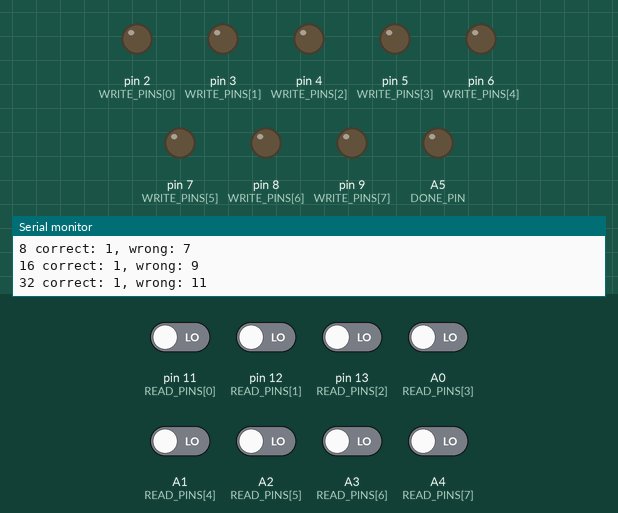
Simulated run of this sketch. Board: Arduino Uno, built with avr-gcc and run on an emulated ATmega328P. Shown: output pins drawn as LEDs (lit = HIGH), the last lines printed to the serial monitor. The inputs (shaded band) are chosen by the test bench; at power-on: A0 (READ_PINS[3]), A1 (READ_PINS[4]), A2 (READ_PINS[5]), A3 (READ_PINS[6]), A4 (READ_PINS[7]), pin 11 (READ_PINS[0]), pin 12 (READ_PINS[1]), pin 13 (READ_PINS[2]) LOW. Pins used as bus, display or sensor lines are not drawn.

Above: at 0.15 s.
At 1.11 s:
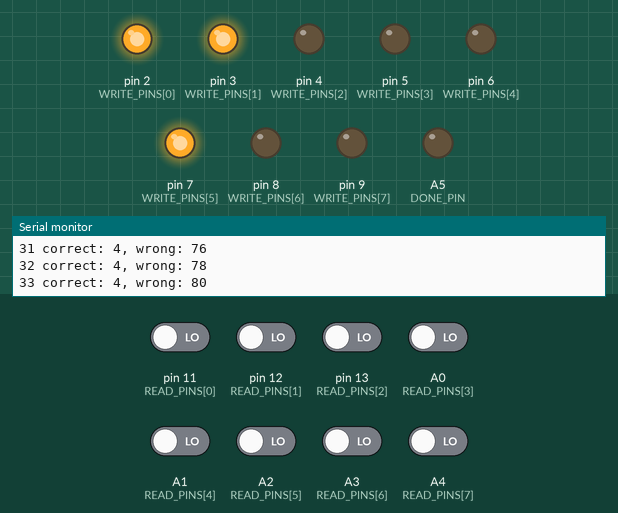
At 2.04 s:
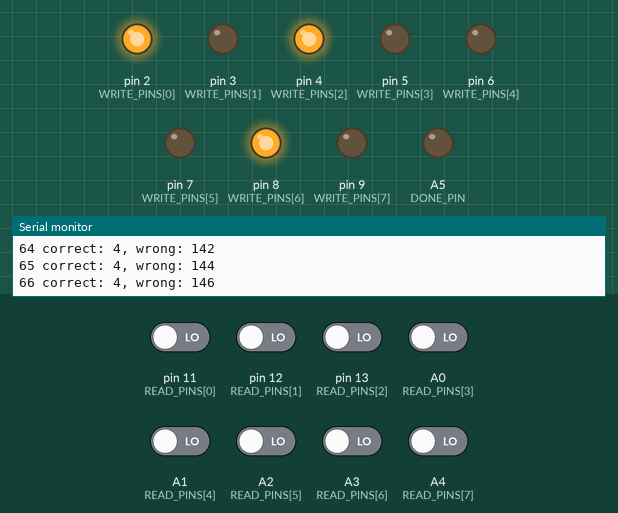
At 3.93 s:
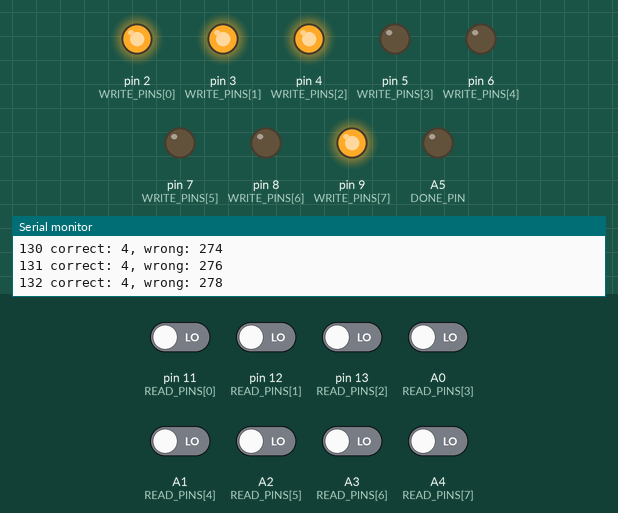
At 5.53 s:
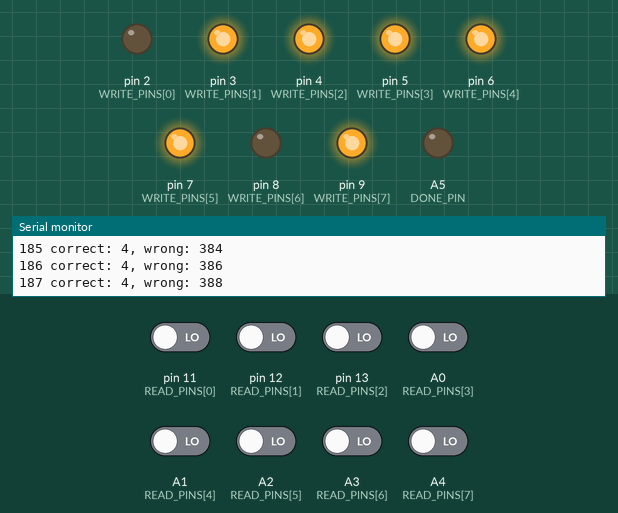
At 7.5 s:
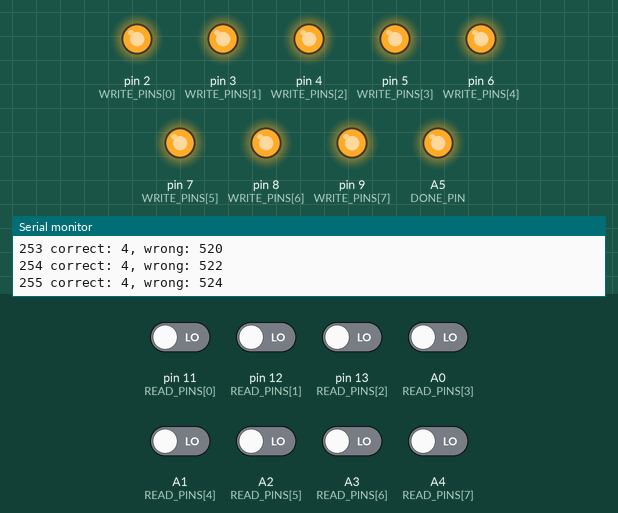
Timing chart, 0 to 9.0 s (numbered marks = the images above):
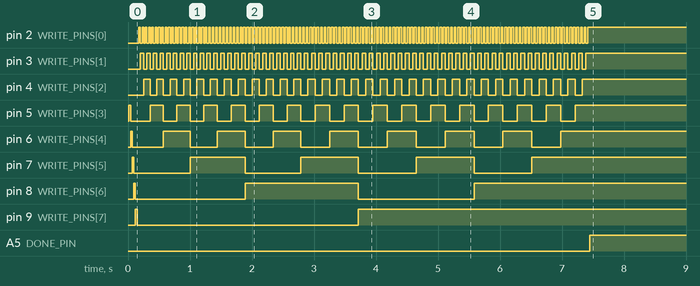

Measured:
- by itself, pin 2 (WRITE_PINS[0]): alternates HIGH for 0.03 s and LOW for 0.03 s, 255 changes in all, then stays HIGH
- by itself, pin 3 (WRITE_PINS[1]): alternates HIGH for 0.06 s and LOW for 0.06 s, 127 changes in all, then stays HIGH
- by itself, pin 4 (WRITE_PINS[2]): alternates HIGH for 0.12 s and LOW for 0.12 s, 63 changes in all, then stays HIGH
- by itself, pin 5 (WRITE_PINS[3]): goes HIGH 0.02 s, LOW 0.32 s, 15 × (HIGH 0.21 s, LOW 0.22 s), then HIGH
- by itself, pin 6 (WRITE_PINS[4]): repeats every 0.94 s: LOW 0.50 s, HIGH 0.43 s, until it stays HIGH from 7.0 s
- by itself, pin 7 (WRITE_PINS[5]): repeats every 1.8 s: LOW 0.91 s, HIGH 0.89 s, until it stays HIGH from 6.5 s
- by itself, pin 8 (WRITE_PINS[6]): goes HIGH 0.03 s, LOW 1.8 s, HIGH 1.8 s, LOW 1.9 s, then HIGH
- by itself, pin 9 (WRITE_PINS[7]): LOW → HIGH at 0.12 s, → LOW 0.03 s later, → HIGH 3.6 s later

The sketch:

test.ino
```cpp
// Memory circuit test program
//
// Setup:
//  1. Connect pins PD2 - PD7, PB0 and PB1 to bits 0-7 of the I input
//  2. Connect pin PB2 to the W input
//  3. Connect pin PB3 - PB5 and PC0 - PC4 to the O output

unsigned int WRITE_PINS[] = { 2, 3, 4, 5, 6, 7, 8, 9 };
size_t WRITE_LENGTH = 8;
unsigned int WRITE_ENABLE_PIN = 10;
unsigned int READ_PINS[] = { 11, 12, 13, A0, A1, A2, A3, A4};
size_t READ_LENGTH = 8;
unsigned int DONE_PIN = A5;

int PINS = DONE_PIN + 1;

unsigned int DELAY_UNIT = 1;

void setup() {
  Serial.begin(9600);
  for (unsigned int i = 0; i < WRITE_PINS; ++i) {
    pinMode(WRITE_PINS[i], OUTPUT);
  }
  pinMode(WRITE_ENABLE_PIN, OUTPUT);
  pinMode(DONE_PIN, OUTPUT);

  for (unsigned int i = 0; i < READ_LENGTH; ++i) {
    pinMode(READ_PINS[i], INPUT);
  }
}

void writeParallel(byte b, unsigned int * pins, size_t length) {
  for (unsigned int i = 0; i < length; ++i) {
    unsigned int c = (b >> i) % 2;
    digitalWrite(pins[i], c == 1 ? HIGH : LOW);
  }
}

unsigned int readParallel(unsigned int * pins, size_t length) {
  unsigned int result = 0;
  for (unsigned int i = 0; i < length; ++i) {
    unsigned int bit = digitalRead(pins[i]) == HIGH ? 1 : 0;
    unsigned int c = bit << i;
    result |= c;
  }
  return result;
}

void flashPin(unsigned int pin) {
  digitalWrite(pin, HIGH);
  delay(DELAY_UNIT);
  digitalWrite(pin, LOW);
  delay(DELAY_UNIT);
}

unsigned int test() {
  unsigned int correct = 0;
  unsigned int wrong = 0;

  writeParallel(0, WRITE_PINS, WRITE_LENGTH);
  flashPin(WRITE_ENABLE_PIN);

  for (unsigned int a = 1; a < 256; a = a << 1) {
    writeParallel(a, WRITE_PINS, WRITE_LENGTH);

    delay(DELAY_UNIT);

    if (readParallel(READ_PINS, READ_LENGTH) == (a == 1 ? 0 : a >> 1)) {
      correct += 1;
    } else {
      wrong += 1;
    }

    flashPin(WRITE_ENABLE_PIN);

    if (readParallel(READ_PINS, READ_LENGTH) == a) {
      correct += 1;
    } else {
      wrong += 1;
    }

    Serial.print(a);
    Serial.print(" correct: ");
    Serial.print(correct);
    Serial.print(", wrong: ");
    Serial.print(wrong);
    Serial.println();
  }

  writeParallel(0, WRITE_PINS, WRITE_LENGTH);
  flashPin(WRITE_ENABLE_PIN);

  for (unsigned int a = 0; a < 256; ++a) {
    writeParallel(a, WRITE_PINS, WRITE_LENGTH);

    delay(DELAY_UNIT);

    if (readParallel(READ_PINS, READ_LENGTH) == (a == 0 ? 0 : a - 1)) {
      correct += 1;
    } else {
      wrong += 1;
    }

    flashPin(WRITE_ENABLE_PIN);

    if (readParallel(READ_PINS, READ_LENGTH) == a) {
      correct += 1;
    } else {
      wrong += 1;
    }

    Serial.print(a);
    Serial.print(" correct: ");
    Serial.print(correct);
    Serial.print(", wrong: ");
    Serial.print(wrong);
    Serial.println();
  }


  return wrong;
}

void loop() {
  digitalWrite(DONE_PIN, LOW);
  unsigned int wrong = test();
  digitalWrite(DONE_PIN, HIGH);

  Serial.println("Done!");
  Serial.print("Wrong: ");
  Serial.print(wrong);
  Serial.println();

  delay(600000);
}
```
